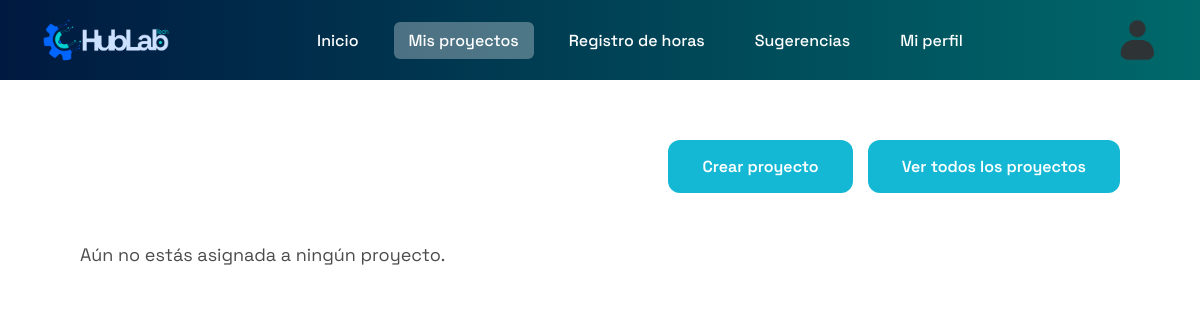
The page /proyectos/ (signed in) on the database as committed earlier.
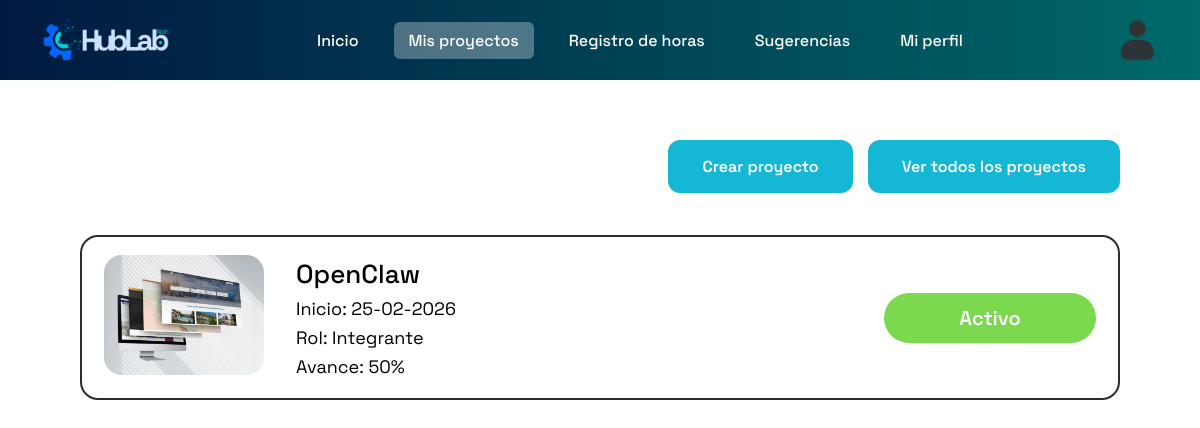
The same page on the database as committed later.
### core/models.py (models this page shows, shortened)
class ParticipacionProyecto(models.Model):
    usuario = models.ForeignKey(User, on_delete=models.CASCADE)
    proyecto = models.ForeignKey(Proyecto, on_delete=models.CASCADE)
    rol_en_proyecto = models.CharField(max_length=50)

class Proyecto(models.Model):
    nombre = models.CharField(max_length=150)
    descripcion = models.TextField()
    numero_celula = models.IntegerField()
    fecha_inicio = models.DateField()
    fecha_termino = models.DateField(null=True, blank=True)
    estado = models.CharField(max_length=50)
    porcentaje_avance = models.IntegerField(default=0)
    creado_por = models.ForeignKey(User, on_delete=models.CASCADE)
    fecha_creacion = models.DateTimeField(auto_now_add=True)
    imagen = models.ImageField(upload_to="proyectos/", null=True, blank=True)

### core/views.py (the view)
# urls.py: path("proyectos/", proyectos, name="proyectos"),
@login_required
def proyectos(request):
    ver_todos = request.GET.get("all") == "1"
    if ver_todos:
        proyectos_qs = Proyecto.objects.all().order_by("-fecha_inicio")
        participaciones = None
    else:
        participaciones = (
            ParticipacionProyecto.objects
            .filter(usuario=request.user)
            .select_related("proyecto")
            .order_by("-proyecto__fecha_inicio")
        )
        proyectos_qs = None
    return render(request, "proyectos.html", {
        "ver_todos": ver_todos,
        "participaciones": participaciones,
        "proyectos": proyectos_qs,
    })

### core/context_processors.py (called while the page is built)
def _get_practicante(request):
    if not request.user.is_authenticated or request.user.is_superuser:
        return None
    return Practicante.objects.filter(user=request.user).first()

def navbar_avatar(request):
    avatar_url = None
    if request.user.is_authenticated:
        if request.user.is_superuser:
            perfil = _get_perfil_admin(request)
            if perfil and getattr(perfil, "foto_perfil", None):
                avatar_url = perfil.foto_perfil.url
        else:
            pract = _get_practicante(request)
            if pract and getattr(pract, "foto_perfil", None):
                avatar_url = pract.foto_perfil.url
    return {"navbar_avatar_url": avatar_url}

def es_controller(request):
    pract = _get_practicante(request)
    es_ctrl = bool(pract and pract.es_controller)
    return {"es_controller": es_ctrl}

def es_admin_path(request):
    path_actual = request.path or ""
    return {"es_admin_path": path_actual.startswith("/panel/")}

def sugerencias_pendientes(request):
    if request.user.is_authenticated and request.user.is_staff:
        count = Sugerencia.objects.filter(estado='enviada').count()
        return {'nuevas_sugerencias_count': count}
    return {'nuevas_sugerencias_count': 0}

### core/templates/proyectos.html (shortened to what this page needs)
{% extends "base.html" %}
{% load static %}
{% block content %}
<div class="page-wrap">
  <div class="top-actions">
    {% if ver_todos %}
      <a href="{% url 'proyectos' %}">
        <a href="{% url 'proyectos' %}" class="btn-primary">Ver mis proyectos</a>
      </a>
    {% else %}
      <div style="display:flex; gap:15px; justify-content:flex-end; margin-bottom:20px;">
        <a href="{% url 'proyecto_crear' %}" class="btn-primary">Crear proyecto</a>
        <a href="{% url 'proyectos' %}?all=1" class="btn-primary">Ver todos los proyectos</a>
      </div>
    {% endif %}
  </div>
  {% if not ver_todos %}
    {% if participaciones and participaciones|length > 0 %}
      {% for part in participaciones %}
        {% with p=part.proyecto %}
          <a class="card-link" href="{% url 'proyecto_detalle' p.id %}">
            <div class="card">
              <div>
                {% if p.imagen %}
                  <img class="thumb" src="{{ p.imagen.url }}" alt="Imagen proyecto">
                {% else %}
                  <img class="thumb" src="{% static 'images/proyectos/default.png' %}" alt="Imagen proyecto">
                {% endif %}
              </div>
              <div class="info">
                <h2 class="title">{{ p.nombre }}</h2>
                <p class="meta">Inicio: {{ p.fecha_inicio|date:"d-m-Y" }}</p>
                <p class="meta">Rol: {{ part.rol_en_proyecto }}</p>
                <p class="meta">Avance: {{ p.porcentaje_avance }}%</p>
              </div>
              <div class="badge-wrap">
                {% if p.estado|lower == "activo" %}
                  <div class="badge activo">Activo</div>
                {% elif p.estado|lower == "pausado" %}
                  <div class="badge pausado">Pausado</div>
                {% else %}
                  <div class="badge terminado">Terminado</div>
                {% endif %}
              </div>
            </div>
          </a>
        {% endwith %}
      {% endfor %}
    {% else %}
      <div class="empty">Aún no estás asignada a ningún proyecto.</div>
    {% endif %}
  {% endif %}
</div>
{% endblock %}

### core/templates/base.html (shortened to what this page needs)
{% load static %}
<!DOCTYPE html>
<html lang="es">
<head>
</head>
<body>
  <div class="navbar">
    <div class="brand">
      <img src="{% static 'images/logo.png' %}" alt="HubLab">
    </div>
    {% if request.user.is_authenticated %}
    <div class="nav-center">
      <div class="nav-links">
        {% if request.user.is_superuser %}
          <a href="{% url 'admin_practicantes' %}"
             class="{% if request.resolver_match.url_name == 'admin_practicantes' or request.resolver_match.url_name == 'admin_practicante_crear' or request.resolver_match.url_name == 'admin_practicante_editar' or request.resolver_match.url_name == 'admin_practicante_perfil' %}active{% endif %}">
            Practicantes
          </a>
          <a href="{% url 'admin_proyectos' %}"
             class="{% if request.resolver_match.url_name == 'admin_proyectos' or request.resolver_match.url_name == 'admin_proyecto_detalle' %}active{% endif %}">
            Proyectos
          </a>
          <a href="{% url 'admin_horas' %}"
             class="{% if request.resolver_match.url_name == 'admin_horas' %}active{% endif %}">
            Horas
          </a>
          <a href="{% url 'admin_reportes' %}"
             class="{% if request.resolver_match.url_name == 'admin_reportes' %}active{% endif %}">
            Reporte
          </a>
          <a href="{% url 'sugerencias' %}"
             class="{% if request.resolver_match.url_name == 'sugerencias' %}active{% endif %}">
            Sugerencias
          </a>
          <a href="{% url 'admin_perfil' %}"
             class="{% if request.resolver_match.url_name == 'admin_perfil' or request.resolver_match.url_name == 'admin_perfil_editar' %}active{% endif %}">
            Mi Perfil
          </a>
        {% else %}
          <a href="{% url 'inicio' %}"
             class="{% if request.resolver_match.url_name == 'inicio' %}active{% endif %}">
            Inicio
          </a>
          <a href="{% url 'proyectos' %}"
             class="{% if request.resolver_match.url_name == 'proyectos' %}active{% endif %}">
            Mis proyectos
          </a>
          <a href="{% url 'horas' %}"
             class="{% if request.resolver_match.url_name == 'horas' %}active{% endif %}">
            Registro de horas
          </a>
          <a href="{% url 'sugerencias' %}"
             class="{% if request.resolver_match.url_name == 'sugerencias' %}active{% endif %}">
            Sugerencias
          </a>
          <a href="{% url 'perfil' %}"
             class="{% if request.resolver_match.url_name == 'perfil' %}active{% endif %}">
            Mi perfil
          </a>
        {% endif %}
      </div>
    </div>
    <div class="profile">
      {% if navbar_avatar_url %}
        <img src="{{ navbar_avatar_url }}" alt="avatar">
      {% else %}
        <img src="{% static 'images/default-avatar.png' %}" alt="avatar">
      {% endif %}
    </div>
    {% endif %}
  </div>
  <div class="content">
    {% block content %}{% endblock %}
  </div>
</body>
</html>

### core/templates/base.html (style rules this page uses)
body { margin:0; font-family:'Space Grotesk', sans-serif; }
.navbar { background: linear-gradient(to right, #001940, #00696a); padding: 15px 40px; display:flex; align-items:center; justify-content:space-between; gap:20px; }
.brand { width:160px; display:flex; align-items:center; }
.brand img { height:50px; }
.nav-center { flex:1; display:flex; justify-content:center; align-items:center; }
.nav-links { display:flex; gap:20px; align-items:center; justify-content:center; flex-wrap:wrap; }
.nav-links a { text-decoration:none; color:white; font-weight:500; padding:8px 15px; border-radius:6px; white-space:nowrap; }
.nav-links a.active { background-color: rgba(255,255,255,0.3); }
.profile { width:80px; display:flex; justify-content:flex-end; align-items:center; }
.profile img { width:45px; height:45px; border-radius:50%; object-fit:cover; }
.content { padding:40px; }

### core/templates/proyectos.html (style rules this page uses)
.page-wrap { width: 100%; max-width: 1400px; margin: 0 auto; padding: 10px 40px 40px; box-sizing: border-box; }
.top-actions { display:flex; justify-content:flex-end; margin: 10px 0 18px; }
.btn-primary { background:#14b8d4; color:#fff; border:none; padding: 16px 34px; font-size: 16px; font-weight: 600; border-radius: 12px; cursor:pointer; text-decoration: none; display: inline-block; }
.card-link { text-decoration:none; color: inherit; display:block; }
.card { border: 2px solid #2c2c2c; border-radius: 18px; padding: 18px 22px; display:grid; grid-template-columns: 170px 1fr 220px; gap: 22px; align-items:center; margin: 22px 0; transition: transform 0.05s ease-in-out, box-shadow 0.05s ease-in-out; }
.thumb { width: 160px; height: 120px; border-radius: 18px; object-fit: cover; background:#eee; }
.info { display:flex; flex-direction:column; gap: 6px; }
.title { font-size: 26px; font-weight: 500; margin: 0; }
.meta { font-size: 18px; margin: 0; }
.badge-wrap { display:flex; justify-content:flex-end; align-items:flex-start; }
.badge { padding: 12px 26px; border-radius: 999px; font-size: 20px; font-weight: 600; color: #fff; min-width: 160px; text-align:center; }
.badge.activo { background:#7bd84f; }

Rows that differ between the two databases and show on the page:
added ParticipacionProyecto: proyecto.nombre "OpenClaw", proyecto.fecha_inicio "25-02-2026", rol_en_proyecto "Integrante", proyecto.porcentaje_avance "50"
Other text that changed with them:
text no longer shown: "Aún no estás asignada a ningún proyecto."
